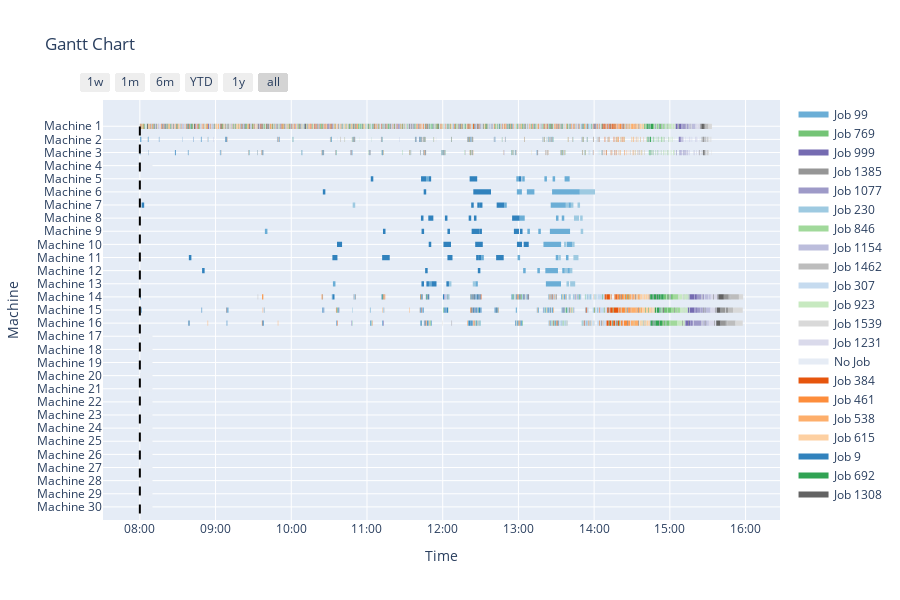

This figure's notebook cell:
### Code cell
import numpy as np
import pandas as pd
import copy
import random
import time
from util.util_load             import read_txt, read_scenario
from util.util_reschedule       import random_events, store_schedule, update_schedule, snapshot
from util.util_display          import plot, pretty_table
from env_action.metaheu         import GeneticAlgorithm, random_population
from env_action.action_space    import action_space

maxtime                = 1000
PopSize                = 100
critical_machines      = {5, 6, 7, 8, 9, 10, 11, 12, 13, 21, 22, 26, 27}
action_name            = ["exact", "GA", "TS", 
                          "LFOH", "LAPH", "LAP_LFO", 
                          "LFOH_TS", "LAPH_TS", "LFOH_GA", "LAPH_GA",
                          "CDR1", "CDR2", "CDR3", "CDR4", "CDR5", "CDR6",
                          "RCRS"]

J, I, K, p_ijk, h_ijk,   \
d_j, n_j, MC_ji, n_MC_ji,\
OperationPool            = read_txt("DATA/SMALL/Case45_480.txt")
# JA_event, MB_event       = read_scenario("DATA/SMALL/Scenario_1C.txt", K, critical_machines)

variables = ['J', 'p_ijk', 'h_ijk', 'n_j', 'MC_ji', 'n_MC_ji']
for var in variables:
    globals()['org_' + var] = copy.deepcopy(globals()[var])

S_k                    = np.zeros((K))
S_j                    = np.zeros((J))
n_ops_left_j           = copy.deepcopy(n_j)

t                      = 0
JSet                   = list(range(J))
OJSet                  = [[] for _ in range(J)]
for j in JSet:
    OJSet[j]           = [i for i in range(int(n_j[j]))]
Oij_on_machine         = [[] for _ in range(K)]

events                 = {}
MB_record              = {}

# Preschedule
print("preschedule")
StartTime                     = time.time()
population, chromosome_len    = random_population(OperationPool, PopSize)
GBest, X_ijk, S_ij, C_ij, C_j = GeneticAlgorithm(S_k, S_j, JSet, OJSet, J, I, K, 
                                                p_ijk, h_ijk, d_j, n_j, n_ops_left_j, 
                                                MC_ji, n_MC_ji, OperationPool,
                                                PopSize, population, chromosome_len,
                                                StartTime, maxtime=1000)
print("time elapsed", time.time() - StartTime)
fig1 = plot(J, K, n_j, X_ijk, S_ij, C_ij, MB_record, t)
display(fig1)

### Figure 1 — Plotly figure (JSON) as saved in the notebook; plotly's stock layout.template omitted (floating-point values rounded to 4 significant figures; data arrays with more than 128 entries replaced by an {"elided": "..."} marker saying what was removed)
{"data": [{"fill": "toself", "fillcolor": "rgb(107, 174, 214)", "hoverinfo": "name", "legendgroup": "rgb(107, 174, 214)", "mode": "none", "name": "Job 99", "type": "scatter", "x": {"elided": "1154 str values"}, "y": {"elided": "1154 float values"}}, {"fill": "toself", "fillcolor": "rgb(116, 196, 118)", "hoverinfo": "name", "legendgroup": "rgb(116, 196, 118)", "mode": "none", "name": "Job 769", "type": "scatter", "x": {"elided": "1154 str values"}, "y": {"elided": "1154 float values"}}, {"fill": "toself", "fillcolor": "rgb(117, 107, 177)", "hoverinfo": "name", "legendgroup": "rgb(117, 107, 177)", "mode": "none", "name": "Job 999", "type": "scatter", "x": {"elided": "1154 str values"}, "y": {"elided": "1154 float values"}}, {"fill": "toself", "fillcolor": "rgb(150, 150, 150)", "hoverinfo": "name", "legendgroup": "rgb(150, 150, 150)", "mode": "none", "name": "Job 1385", "type": "scatter", "x": {"elided": "1154 str values"}, "y": {"elided": "1154 float values"}}, {"fill": "toself", "fillcolor": "rgb(158, 154, 200)", "hoverinfo": "name", "legendgroup": "rgb(158, 154, 200)", "mode": "none", "name": "Job 1077", "type": "scatter", "x": {"elided": "1154 str values"}, "y": {"elided": "1154 float values"}}, {"fill": "toself", "fillcolor": "rgb(158, 202, 225)", "hoverinfo": "name", "legendgroup": "rgb(158, 202, 225)", "mode": "none", "name": "Job 230", "type": "scatter", "x": {"elided": "1154 str values"}, "y": {"elided": "1154 float values"}}, {"fill": "toself", "fillcolor": "rgb(161, 217, 155)", "hoverinfo": "name", "legendgroup": "rgb(161, 217, 155)", "mode": "none", "name": "Job 846", "type": "scatter", "x": {"elided": "1154 str values"}, "y": {"elided": "1154 float values"}}, {"fill": "toself", "fillcolor": "rgb(188, 189, 220)", "hoverinfo": "name", "legendgroup": "rgb(188, 189, 220)", "mode": "none", "name": "Job 1154", "type": "scatter", "x": {"elided": "1154 str values"}, "y": {"elided": "1154 float values"}}, {"fill": "toself", "fillcolor": "rgb(189, 189, 189)", "hoverinfo": "name", "legendgroup": "rgb(189, 189, 189)", "mode": "none", "name": "Job 1462", "type": "scatter", "x": {"elided": "1154 str values"}, "y": {"elided": "1154 float values"}}, {"fill": "toself", "fillcolor": "rgb(198, 219, 239)", "hoverinfo": "name", "legendgroup": "rgb(198, 219, 239)", "mode": "none", "name": "Job 307", "type": "scatter", "x": {"elided": "1154 str values"}, "y": {"elided": "1154 float values"}}, {"fill": "toself", "fillcolor": "rgb(199, 233, 192)", "hoverinfo": "name", "legendgroup": "rgb(199, 233, 192)", "mode": "none", "name": "Job 923", "type": "scatter", "x": {"elided": "1154 str values"}, "y": {"elided": "1154 float values"}}, {"fill": "toself", "fillcolor": "rgb(217, 217, 217)", "hoverinfo": "name", "legendgroup": "rgb(217, 217, 217)", "mode": "none", "name": "Job 1539", "type": "scatter", "x": {"elided": "1154 str values"}, "y": {"elided": "1154 float values"}}, {"fill": "toself", "fillcolor": "rgb(218, 218, 235)", "hoverinfo": "name", "legendgroup": "rgb(218, 218, 235)", "mode": "none", "name": "Job 1231", "type": "scatter", "x": {"elided": "1154 str values"}, "y": {"elided": "1154 float values"}}, {"fill": "toself", "fillcolor": "rgb(230, 236, 245)", "hoverinfo": "name", "legendgroup": "rgb(230, 236, 245)", "mode": "none", "name": "No Job", "type": "scatter", "x": ["2024-07-01T08:00:00", "2024-07-01T08:10:00", "2024-07-01T08:10:00", "2024-07-01T08:00:00", "2024-07-01T08:00:00", "2024-07-01T08:00:00", "2024-07-01T08:10:00", "2024-07-01T08:10:00", "2024-07-01T08:00:00", "2024-07-01T08:00:00", "2024-07-01T08:00:00", "2024-07-01T08:10:00", "2024-07-01T08:10:00", "2024-07-01T08:00:00", "2024-07-01T08:00:00", "2024-07-01T08:00:00", "2024-07-01T08:10:00", "2024-07-01T08:10:00", "2024-07-01T08:00:00", "2024-07-01T08:00:00", "2024-07-01T08:00:00", "2024-07-01T08:10:00", "2024-07-01T08:10:00", "2024-07-01T08:00:00", "2024-07-01T08:00:00", "2024-07-01T08:00:00", "2024-07-01T08:10:00", "2024-07-01T08:10:00", "2024-07-01T08:00:00", "2024-07-01T08:00:00", "2024-07-01T08:00:00", "2024-07-01T08:10:00", "2024-07-01T08:10:00", "2024-07-01T08:00:00", "2024-07-01T08:00:00", "2024-07-01T08:00:00", "2024-07-01T08:10:00", "2024-07-01T08:10:00", "2024-07-01T08:00:00", "2024-07-01T08:00:00", "2024-07-01T08:00:00", "2024-07-01T08:10:00", "2024-07-01T08:10:00", "2024-07-01T08:00:00", "2024-07-01T08:00:00", "2024-07-01T08:00:00", "2024-07-01T08:10:00", "2024-07-01T08:10:00", "2024-07-01T08:00:00", "2024-07-01T08:00:00", "2024-07-01T08:00:00", "2024-07-01T08:10:00", "2024-07-01T08:10:00", "2024-07-01T08:00:00", "2024-07-01T08:00:00", "2024-07-01T08:00:00", "2024-07-01T08:10:00", "2024-07-01T08:10:00", "2024-07-01T08:00:00", "2024-07-01T08:00:00", "2024-07-01T08:00:00", "2024-07-01T08:10:00", "2024-07-01T08:10:00", "2024-07-01T08:00:00", "2024-07-01T08:00:00", "2024-07-01T08:00:00", "2024-07-01T08:10:00", "2024-07-01T08:10:00", "2024-07-01T08:00:00", "2024-07-01T08:00:00", "2024-07-01T08:00:00", "2024-07-01T08:10:00", "2024-07-01T08:10:00", "2024-07-01T08:00:00"], "y": [25.8, 25.8, 26.2, 26.2, null, 12.8, 12.8, 13.2, 13.2, null, 11.8, 11.8, 12.2, 12.2, null, 10.8, 10.8, 11.2, 11.2, null, 9.8, 9.8, 10.2, 10.2, null, 8.8, 8.8, 9.2, 9.2, null, 7.8, 7.8, 8.2, 8.2, null, 6.8, 6.8, 7.2, 7.2, null, 5.8, 5.8, 6.2, 6.2, null, 4.8, 4.8, 5.2, 5.2, null, 3.8, 3.8, 4.2, 4.2, null, 2.8, 2.8, 3.2, 3.2, null, 1.8, 1.8, 2.2, 2.2, null, 0.8, 0.8, 1.2, 1.2, null, -0.2, -0.2, 0.2, 0.2]}, {"fill": "toself", "fillcolor": "rgb(230, 85, 13)", "hoverinfo": "name", "legendgroup": "rgb(230, 85, 13)", "mode": "none", "name": "Job 384", "type": "scatter", "x": {"elided": "1154 str values"}, "y": {"elided": "1154 float values"}}, {"fill": "toself", "fillcolor": "rgb(253, 141, 60)", "hoverinfo": "name", "legendgroup": "rgb(253, 141, 60)", "mode": "none", "name": "Job 461", "type": "scatter", "x": {"elided": "1154 str values"}, "y": {"elided": "1154 float values"}}, {"fill": "toself", "fillcolor": "rgb(253, 174, 107)", "hoverinfo": "name", "legendgroup": "rgb(253, 174, 107)", "mode": "none", "name": "Job 538", "type": "scatter", "x": {"elided": "1154 str values"}, "y": {"elided": "1154 float values"}}, {"fill": "toself", "fillcolor": "rgb(253, 208, 162)", "hoverinfo": "name", "legendgroup": "rgb(253, 208, 162)", "mode": "none", "name": "Job 615", "type": "scatter", "x": {"elided": "1154 str values"}, "y": {"elided": "1154 float values"}}, {"fill": "toself", "fillcolor": "rgb(49, 130, 189)", "hoverinfo": "name", "legendgroup": "rgb(49, 130, 189)", "mode": "none", "name": "Job 9", "type": "scatter", "x": {"elided": "1154 str values"}, "y": {"elided": "1154 float values"}}, {"fill": "toself", "fillcolor": "rgb(49, 163, 84)", "hoverinfo": "name", "legendgroup": "rgb(49, 163, 84)", "mode": "none", "name": "Job 692", "type": "scatter", "x": {"elided": "1154 str values"}, "y": {"elided": "1154 float values"}}, {"fill": "toself", "fillcolor": "rgb(99, 99, 99)", "hoverinfo": "name", "legendgroup": "rgb(99, 99, 99)", "mode": "none", "name": "Job 1308", "type": "scatter", "x": {"elided": "1154 str values"}, "y": {"elided": "1154 float values"}}, {"legendgroup": "rgb(107, 174, 214)", "marker": {"color": "rgb(107, 174, 214)", "opacity": 0, "size": 1}, "mode": "markers", "name": "", "showlegend": false, "text": {"elided": "462 null values"}, "type": "scatter", "x": {"elided": "462 str values"}, "y": {"elided": "462 int values"}}, {"legendgroup": "rgb(116, 196, 118)", "marker": {"color": "rgb(116, 196, 118)", "opacity": 0, "size": 1}, "mode": "markers", "name": "", "showlegend": false, "text": {"elided": "462 null values"}, "type": "scatter", "x": {"elided": "462 str values"}, "y": {"elided": "462 int values"}}, {"legendgroup": "rgb(117, 107, 177)", "marker": {"color": "rgb(117, 107, 177)", "opacity": 0, "size": 1}, "mode": "markers", "name": "", "showlegend": false, "text": {"elided": "462 null values"}, "type": "scatter", "x": {"elided": "462 str values"}, "y": {"elided": "462 int values"}}, {"legendgroup": "rgb(150, 150, 150)", "marker": {"color": "rgb(150, 150, 150)", "opacity": 0, "size": 1}, "mode": "markers", "name": "", "showlegend": false, "text": {"elided": "462 null values"}, "type": "scatter", "x": {"elided": "462 str values"}, "y": {"elided": "462 int values"}}, {"legendgroup": "rgb(158, 154, 200)", "marker": {"color": "rgb(158, 154, 200)", "opacity": 0, "size": 1}, "mode": "markers", "name": "", "showlegend": false, "text": {"elided": "462 null values"}, "type": "scatter", "x": {"elided": "462 str values"}, "y": {"elided": "462 int values"}}, {"legendgroup": "rgb(158, 202, 225)", "marker": {"color": "rgb(158, 202, 225)", "opacity": 0, "size": 1}, "mode": "markers", "name": "", "showlegend": false, "text": {"elided": "462 null values"}, "type": "scatter", "x": {"elided": "462 str values"}, "y": {"elided": "462 int values"}}, {"legendgroup": "rgb(161, 217, 155)", "marker": {"color": "rgb(161, 217, 155)", "opacity": 0, "size": 1}, "mode": "markers", "name": "", "showlegend": false, "text": {"elided": "462 null values"}, "type": "scatter", "x": {"elided": "462 str values"}, "y": {"elided": "462 int values"}}, {"legendgroup": "rgb(188, 189, 220)", "marker": {"color": "rgb(188, 189, 220)", "opacity": 0, "size": 1}, "mode": "markers", "name": "", "showlegend": false, "text": {"elided": "462 null values"}, "type": "scatter", "x": {"elided": "462 str values"}, "y": {"elided": "462 int values"}}, {"legendgroup": "rgb(189, 189, 189)", "marker": {"color": "rgb(189, 189, 189)", "opacity": 0, "size": 1}, "mode": "markers", "name": "", "showlegend": false, "text": {"elided": "462 null values"}, "type": "scatter", "x": {"elided": "462 str values"}, "y": {"elided": "462 int values"}}, {"legendgroup": "rgb(198, 219, 239)", "marker": {"color": "rgb(198, 219, 239)", "opacity": 0, "size": 1}, "mode": "markers", "name": "", "showlegend": false, "text": {"elided": "462 null values"}, "type": "scatter", "x": {"elided": "462 str values"}, "y": {"elided": "462 int values"}}, {"legendgroup": "rgb(199, 233, 192)", "marker": {"color": "rgb(199, 233, 192)", "opacity": 0, "size": 1}, "mode": "markers", "name": "", "showlegend": false, "text": {"elided": "462 null values"}, "type": "scatter", "x": {"elided": "462 str values"}, "y": {"elided": "462 int values"}}, {"legendgroup": "rgb(217, 217, 217)", "marker": {"color": "rgb(217, 217, 217)", "opacity": 0, "size": 1}, "mode": "markers", "name": "", "showlegend": false, "text": {"elided": "462 null values"}, "type": "scatter", "x": {"elided": "462 str values"}, "y": {"elided": "462 int values"}}, {"legendgroup": "rgb(218, 218, 235)", "marker": {"color": "rgb(218, 218, 235)", "opacity": 0, "size": 1}, "mode": "markers", "name": "", "showlegend": false, "text": {"elided": "462 null values"}, "type": "scatter", "x": {"elided": "462 str values"}, "y": {"elided": "462 int values"}}, {"legendgroup": "rgb(230, 236, 245)", "marker": {"color": "rgb(230, 236, 245)", "opacity": 0, "size": 1}, "mode": "markers", "name": "", "showlegend": false, "text": [null, null, null, null, null, null, null, null, null, null, null, null, null, null, null, null, null, null, null, null, null, null, null, null, null, null, null, null, null, null], "type": "scatter", "x": ["2024-07-01T08:00:00", "2024-07-01T08:10:00", "2024-07-01T08:00:00", "2024-07-01T08:10:00", "2024-07-01T08:00:00", "2024-07-01T08:10:00", "2024-07-01T08:00:00", "2024-07-01T08:10:00", "2024-07-01T08:00:00", "2024-07-01T08:10:00", "2024-07-01T08:00:00", "2024-07-01T08:10:00", "2024-07-01T08:00:00", "2024-07-01T08:10:00", "2024-07-01T08:00:00", "2024-07-01T08:10:00", "2024-07-01T08:00:00", "2024-07-01T08:10:00", "2024-07-01T08:00:00", "2024-07-01T08:10:00", "2024-07-01T08:00:00", "2024-07-01T08:10:00", "2024-07-01T08:00:00", "2024-07-01T08:10:00", "2024-07-01T08:00:00", "2024-07-01T08:10:00", "2024-07-01T08:00:00", "2024-07-01T08:10:00", "2024-07-01T08:00:00", "2024-07-01T08:10:00"], "y": [26, 26, 13, 13, 12, 12, 11, 11, 10, 10, 9, 9, 8, 8, 7, 7, 6, 6, 5, 5, 4, 4, 3, 3, 2, 2, 1, 1, 0, 0]}, {"legendgroup": "rgb(230, 85, 13)", "marker": {"color": "rgb(230, 85, 13)", "opacity": 0, "size": 1}, "mode": "markers", "name": "", "showlegend": false, "text": {"elided": "462 null values"}, "type": "scatter", "x": {"elided": "462 str values"}, "y": {"elided": "462 int values"}}, {"legendgroup": "rgb(253, 141, 60)", "marker": {"color": "rgb(253, 141, 60)", "opacity": 0, "size": 1}, "mode": "markers", "name": "", "showlegend": false, "text": {"elided": "462 null values"}, "type": "scatter", "x": {"elided": "462 str values"}, "y": {"elided": "462 int values"}}, {"legendgroup": "rgb(253, 174, 107)", "marker": {"color": "rgb(253, 174, 107)", "opacity": 0, "size": 1}, "mode": "markers", "name": "", "showlegend": false, "text": {"elided": "462 null values"}, "type": "scatter", "x": {"elided": "462 str values"}, "y": {"elided": "462 int values"}}, {"legendgroup": "rgb(253, 208, 162)", "marker": {"color": "rgb(253, 208, 162)", "opacity": 0, "size": 1}, "mode": "markers", "name": "", "showlegend": false, "text": {"elided": "462 null values"}, "type": "scatter", "x": {"elided": "462 str values"}, "y": {"elided": "462 int values"}}, {"legendgroup": "rgb(49, 130, 189)", "marker": {"color": "rgb(49, 130, 189)", "opacity": 0, "size": 1}, "mode": "markers", "name": "", "showlegend": false, "text": {"elided": "462 null values"}, "type": "scatter", "x": {"elided": "462 str values"}, "y": {"elided": "462 int values"}}, {"legendgroup": "rgb(49, 163, 84)", "marker": {"color": "rgb(49, 163, 84)", "opacity": 0, "size": 1}, "mode": "markers", "name": "", "showlegend": false, "text": {"elided": "462 null values"}, "type": "scatter", "x": {"elided": "462 str values"}, "y": {"elided": "462 int values"}}, {"legendgroup": "rgb(99, 99, 99)", "marker": {"color": "rgb(99, 99, 99)", "opacity": 0, "size": 1}, "mode": "markers", "name": "", "showlegend": false, "text": {"elided": "462 null values"}, "type": "scatter", "x": {"elided": "462 str values"}, "y": {"elided": "462 int values"}}], "layout": {"height": 600, "hovermode": "closest", "legend": {"traceorder": "normal"}, "shapes": [{"line": {"color": "black", "dash": "dash"}, "type": "line", "x0": "2024-07-01T08:00:00", "x1": "2024-07-01T08:00:00", "y0": -0.5, "y1": 29.5}], "showlegend": true, "title": {"text": "Gantt Chart"}, "xaxis": {"rangeselector": {"buttons": [{"count": 7, "label": "1w", "step": "day", "stepmode": "backward"}, {"count": 1, "label": "1m", "step": "month", "stepmode": "backward"}, {"count": 6, "label": "6m", "step": "month", "stepmode": "backward"}, {"count": 1, "label": "YTD", "step": "year", "stepmode": "todate"}, {"count": 1, "label": "1y", "step": "year", "stepmode": "backward"}, {"step": "all"}]}, "showgrid": true, "tickformat": "%H:%M", "title": {"text": "Time"}, "type": "date", "zeroline": false}, "yaxis": {"autorange": false, "range": [-1, 31], "showgrid": true, "ticktext": ["Machine 30", "Machine 29", "Machine 28", "Machine 27", "Machine 26", "Machine 25", "Machine 24", "Machine 23", "Machine 22", "Machine 21", "Machine 20", "Machine 19", "Machine 18", "Machine 17", "Machine 16", "Machine 15", "Machine 14", "Machine 13", "Machine 12", "Machine 11", "Machine 10", "Machine 9", "Machine 8", "Machine 7", "Machine 6", "Machine 5", "Machine 4", "Machine 3", "Machine 2", "Machine 1"], "tickvals": [0, 1, 2, 3, 4, 5, 6, 7, 8, 9, 10, 11, 12, 13, 14, 15, 16, 17, 18, 19, 20, 21, 22, 23, 24, 25, 26, 27, 28, 29], "title": {"text": "Machine"}, "zeroline": false}}}
